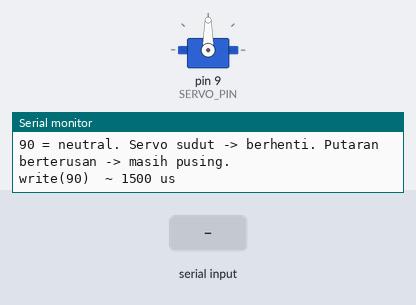
The sketch below on a simulated Arduino Uno, built with avr-gcc and run on an emulated ATmega328P. Parts: servo, the last lines printed to the serial monitor. The test bench sets the inputs (shaded band).

Above: at 1.2 s.
1.3 s: "u90\n" received over Serial
At 2.2 s:
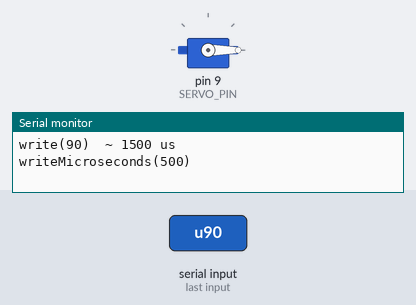
2.8 s: "90,45\n" received over Serial
At 3.5 s:
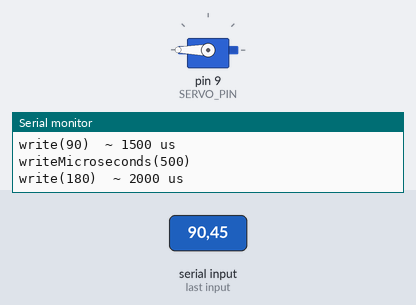
4.3 s: byte 45 ('-') received over Serial
At 5.5 s:
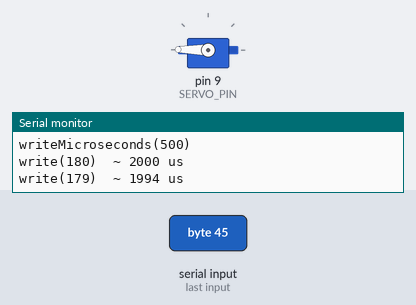
5.8 s: "+\n" received over Serial
At 6.8 s:
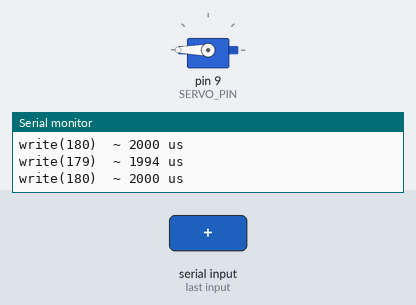
7.3 s: "-\n" received over Serial
At 7.9 s:
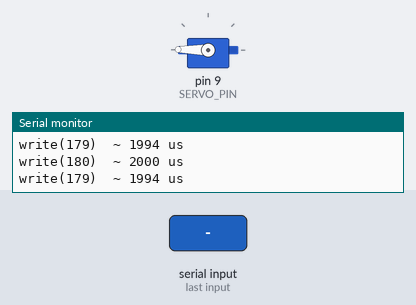
Timing chart, 0 to 9.8 s (numbered marks = the images above; inputs shaded):
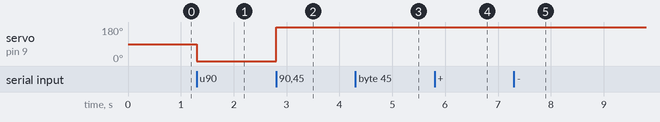

Measured:
- after the input at 1.3 s, servo on pin 9 (SERVO_PIN): 90° → 0° at once
- after the input at 2.8 s, servo on pin 9 (SERVO_PIN): 0° → 180° at once
- after the input at 4.3 s, servo on pin 9 (SERVO_PIN): 180° → 179° at once
- after the input at 5.8 s, servo on pin 9 (SERVO_PIN): 179° → 180° at once
- after the input at 7.3 s, servo on pin 9 (SERVO_PIN): 180° → 179° at once

The sketch:

ServoDiag.ino
```cpp
/*
 * ServoDiag.ino
 * -------------------------------------------------------------
 * Tujuan: kenal pasti jenis servo — SUDUT biasa atau PUTARAN BERTERUSAN.
 *
 * Kod ini hantar SATU nilai sahaja ke servo, kemudian diam.
 * Guna Serial Monitor (baud 9600) untuk tukar nilai:
 *
 *   90  (taip "90")  -> nilai neutral / "berhenti"
 *   0   (taip "0")   -> hujung satu / laju satu arah
 *   180 (taip "180") -> hujung lain / laju arah bertentangan
 *   +   -> nilai +1  (halus, untuk cari titik berhenti sebenar)
 *   -   -> nilai -1
 *   u<us> -> hantar mikrosaat terus, cth "u1500"
 *
 * TAFSIRAN:
 *   - Taip 90, servo BERHENTI diam        -> servo SUDUT biasa (elok untuk pintu)
 *   - Taip 90, servo MASIH pusing perlahan -> servo PUTARAN BERTERUSAN
 *     (cari nilai +/- sampai betul-betul diam = titik neutral sebenar)
 *   - Taip 0 / 90 / 180, servo pergi ke 3 kedudukan berbeza & berhenti
 *                                          -> servo SUDUT biasa
 *   - Taip 0 / 180, servo pusing tanpa henti (arah berbeza)
 *                                          -> servo PUTARAN BERTERUSAN
 * -------------------------------------------------------------
 */

#include <Servo.h>

const int SERVO_PIN = 9;

Servo s;
int   val = 90;          // nilai semasa (0..180)
long  num = -1;          // nombor ditaip
bool  useMicros = false; // mod 'u'

void apply() {
  s.write(val);
  Serial.print(F("write("));
  Serial.print(val);
  Serial.print(F(")  ~ "));
  Serial.print(map(val, 0, 180, 1000, 2000));
  Serial.println(F(" us"));
}

void setup() {
  Serial.begin(9600);
  s.attach(SERVO_PIN);
  s.write(val);

  Serial.println(F("=== ServoDiag ==="));
  Serial.println(F("Taip: 90 / 0 / 180  |  + -  |  u1500"));
  Serial.println(F("90 = neutral. Servo sudut -> berhenti. Putaran berterusan -> masih pusing."));
  apply();
}

void loop() {
  while (Serial.available()) {
    char c = Serial.read();

    if (c >= '0' && c <= '9') {
      if (num < 0) num = 0;
      num = num * 10 + (c - '0');
      continue;
    }

    switch (c) {
      case '+':
        val = constrain(val + 1, 0, 180);
        apply();
        break;
      case '-':
        val = constrain(val - 1, 0, 180);
        apply();
        break;
      case 'u': case 'U':
        useMicros = true;
        break;
      case '\n': case '\r':
        if (num >= 0) {
          if (useMicros) {
            int us = constrain((int)num, 500, 2500);
            s.writeMicroseconds(us);
            Serial.print(F("writeMicroseconds("));
            Serial.print(us);
            Serial.println(F(")"));
          } else {
            val = constrain((int)num, 0, 180);
            apply();
          }
        }
        num = -1;
        useMicros = false;
        break;
      default:
        break;
    }
  }
}
```
